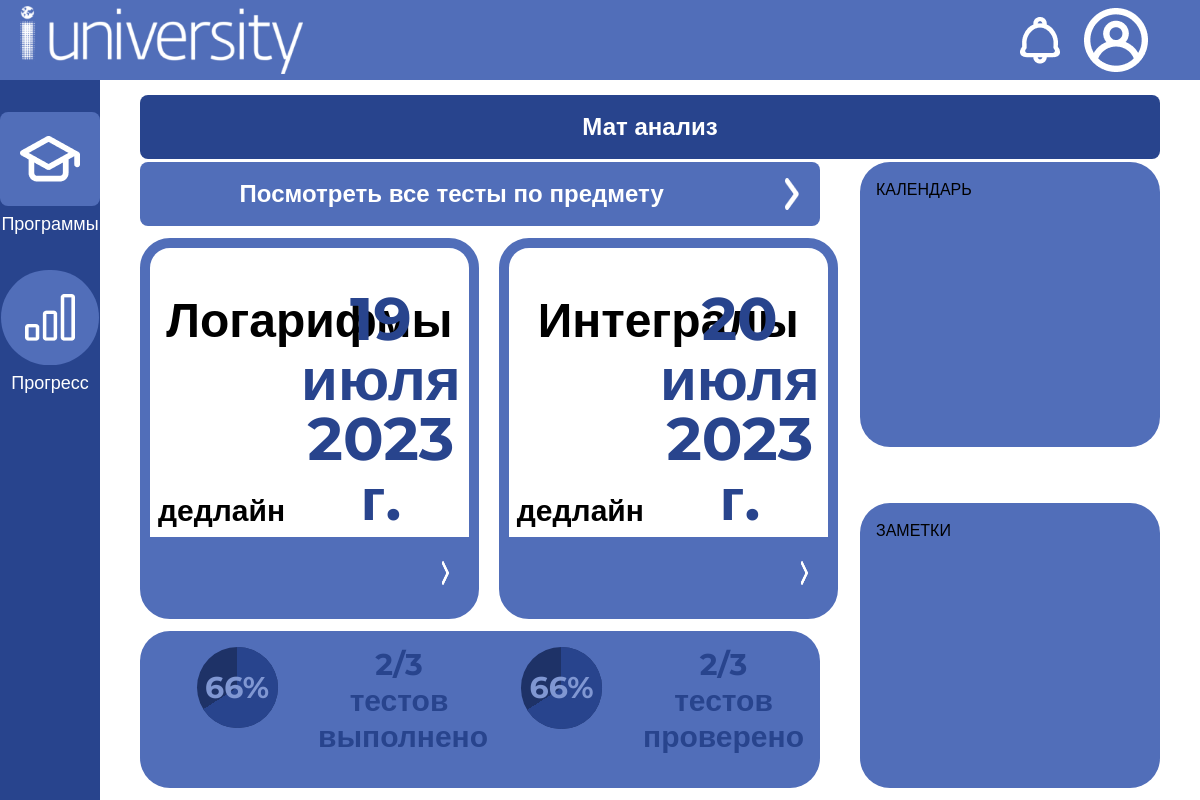
Page /student/sets/3 (signed in) on the committed database.
### testing_system/models.py (models this page shows)
class Set(models.Model):
    name = models.TextField(default='')
    description = models.TextField(default='')
    author = models.ForeignKey(User, on_delete=models.CASCADE, null=True)

class Test(models.Model):
    name = models.TextField(default='')
    description = models.TextField(default='')
    deadline = models.DateField(null=True)
    set = models.ForeignKey(Set, on_delete=models.CASCADE, null=True)

### testing_system/views.py (the view)
# urls.py: path("student/sets/<int:set_id>", views.set_description_view, name="setDescription"),
def set_description_view(request, set_id):
    set = Set.objects.get(id=set_id)
    tests = Test.objects.filter(set=set).order_by('deadline')[0:2].all()
    return render(request, 'testing_system/setDescription.html', context={'set': set, 'tests': tests})

### testing_system/templates/testing_system/setDescription.html (shortened to what this page needs)
<!doctype html>
{% load static %}
<html lang="ru">
<head>
    <script src="https://cdn.tailwindcss.com"></script>
    <link rel="stylesheet" href="{% static "css/bodystyle.css" %}" />
    <link rel="stylesheet" href="{% static "css/font.css" %}" />
    <link rel="stylesheet" href="{% static "css/setDescription.css" %}" />
    <link rel="stylesheet" href="{% static "css/interface.css" %}" />
</head>
<body>
    <div class="w-screen h-screen overflow-hidden">
        {% include "pattern/header.html" %}
        <div class="flex flex-row" id="main">
            {% include "pattern/nav.html" %}
            <div class="w-11/12 px-10 flex flex-col py-3">
                <div class="flex flex-none items-center justify-center w-full" id="main-header">
                    <div class="w-full p-4 bg-[#28448D] text-[#FFFFFF] rounded-lg text-center text-2xl font-bold select-none">
                        {{set.name}}
                    </div>
                </div>
                <div class="flex flex-row w-full" id="main-main">
                    <div class="flex flex-col w-2/3 h-full mr-5">
                        <div class="flex flex-col w-full h-3/4">
                            <form action="{% url 'setTests' set.id %}" class="w-full">
                                <button type="submit" class="transition duration-300 ease-in-out w-full h-full flex flex-row bg-[#516EB9] rounded-lg hover:bg-[#5066A0]">
                                    <div class="text-[#FFFFFF] text-center text-2xl font-bold select-none p-4 w-11/12">
                                        Посмотреть все тесты по предмету
                                    </div>
                                    <div class="w-1/12 h-full flex justify-center items-center">
                                        <img src="{% static "images/arrow_right.png" %}" class="w-1/4 h-1/2 select-none" />
                                    </div>
                                </button>
                            </form>
                            <div class="flex flex-row h-full my-3">
                                {%for test in tests%}
                                <div class="rounded-[30px] border-[10px] border-[#516EB9] h-full w-1/2 flex flex-col mr-5">
                                    <div class="h-2/5 text-[#000000] font-bold text-5xl select-none text-center flex items-center justify-center">
                                        {{test.name}}
                                    </div>
                                    <div class="h-2/5 font-bold select-none text-center flex flex-row justify-center items-end">
                                        <div class="text-3xl p-2 text-[#000000] ">дедлайн</div><div class=" p-2 text-6xl text-[#28448D]">{{test.deadline}}</div>
                                    </div>
                                    <div class="bg-[#516EB9] h-1/5">
                                        <div class="flex justify-end items-center h-full w-full">
                                            <img src="{% static "images/arrow_right.png" %}" class="w-1/12 h-1/3 select-none pr-5" />
                                        </div>
                                    </div>
                                </div>
                                {% endfor %}
                            </div>
                        </div>
                        <div class="w-full h-1/4">
                            <div class="bg-[#516EB9] w-full h-full rounded-[30px] text-[#28448D] p-4 flex flex-row">
                                <div class="w-1/2 flex flex-row h-full">
                                    <div class="w-3/4 h-full">
                                        {% with lol=66 %}
                                        <div class="pie animate no-round w-1/2 flex mx-auto" style="--p: {{ lol }}; --c: #28448D;">
                                            <div class="text-[#8097D2] font-bold text-3xl relative select-none flex items-center">
                                                {{ lol }}%
                                            </div>
                                        </div>
                                        {% endwith %}
                                    </div>
                                    <div class="w-1/2 h-full">
                                        <div class="flex flex-col w-full h-full">
                                            <div class="font-bold text-3xl text-center select-none">
                                                2/3
                                            </div>
                                            <div class="font-extrabold text-3xl text-center select-none">
                                                тестов выполнено
                                            </div>
                                        </div>
                                    </div>
                                </div>
                                <div class="w-1/2 flex flex-row h-full">
                                    <div class="w-3/4 h-full">
                                        {% with lol=66 %}
                                        <div class="pie animate no-round w-1/2 flex mx-auto" style="--p: {{ lol }}; --c: #28448D;">
                                            <div class="text-[#8097D2] font-bold text-3xl relative select-none flex items-center">
                                                {{ lol }}%
                                            </div>
                                        </div>
                                        {% endwith %}
                                    </div>
                                    <div class="w-1/2 h-full">
                                        <div class="flex flex-col w-full h-full">
                                            <div class="font-bold text-3xl text-center select-none">
                                                2/3
                                            </div>
                                            <div class="font-extrabold text-3xl text-center select-none">
                                                тестов проверено
                                            </div>
                                        </div>
                                    </div>
                                </div>
                            </div>
                        </div>
                    </div>
                    <div class="flex flex-col w-1/3 h-full ml-5">
                        <div class="w-full h-1/2 mb-7">
                            <div class="rounded-[30px] bg-[#516EB9] h-full p-4">
                                КАЛЕНДАРЬ
                            </div>
                        </div>
                        <div class="w-full h-1/2 mt-7">
                            <div class="rounded-[30px] bg-[#516EB9] h-full p-4">
                                ЗАМЕТКИ
                            </div>
                        </div>
                    </div>
                </div>
            </div>
        </div>
    </div>
</body>
</html>

### testing_system/static/css/bodystyle.css (style rules this page uses)
body { background-color: #FFFFFF; }
#main { height: 90%; }

### testing_system/static/css/setDescription.css (style rules this page uses)
.pie { --p: 20; --b: 22px; --c: darkred; aspect-ratio: 1; position: relative; display: inline-grid; place-content: center; background-color: #1E3267; border-radius: 100%; }
.pie:before, .pie:after { content: ""; position: absolute; border-radius: 50%; }
.pie:before { inset: 0; background: radial-gradient(farthest-side,var(--c) 98%,#0000) top/var(--b) var(--b) no-repeat, conic-gradient(var(--c) calc(var(--p)*1%),#0000 0); }
.pie:after { inset: calc(50% - var(--b)/2); background: var(--c); transform: rotate(calc(var(--p)*3.6deg)) translateY(calc(50% - var(--w)/2)); }
.animate { animation: p 1s .5s both; }
.no-round:before { background-size: 0 0,auto; }
.no-round:after { content: none; }

### testing_system/static/css/interface.css (style rules this page uses)
#main-header { height: 10%; }
#main-main { height: 90%; }

### rows in the picture
Set: name "Мат анализ"
Test: name "Логарифмы", deadline "19 июля 2023 г."
Test: name "Интегралы", deadline "20 июля 2023 г."

### other values in the picture
{{ lol }} "66"
